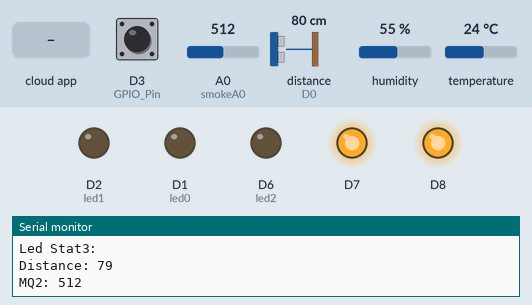
The sketch below on a simulated ESP8266 (NodeMCU). Shown: output pins drawn as LEDs (lit = HIGH), the last lines printed to the serial monitor. Wiring (inferred from the names in the program): ultrasonic range finder: trigger D4; echo D0. The test bench sets the inputs (shaded band); at power-on: D3 (GPIO_Pin) HIGH, A0 (smokeA0) = 512, distance to the obstacle (sensor on D0) 80 cm, humidity 55 %, temperature 24 °C. The echo pulse lasts 58.3 µs per cm; WiFi joins after 1.5 s; servers stay silent unless stated; EEPROM starts erased; the Firebase database answers and starts empty; pins used as bus, display or sensor lines are not drawn.

Above: at 2.8 s.
2.9 s: the phone or cloud app sets ledStat0 to 1
At 3.84 s:
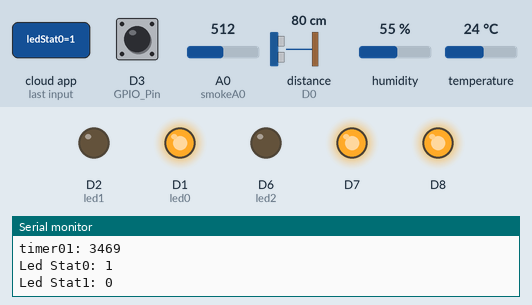
5.5 s: the phone or cloud app sets ledStat1 to 1
At 5.74 s:
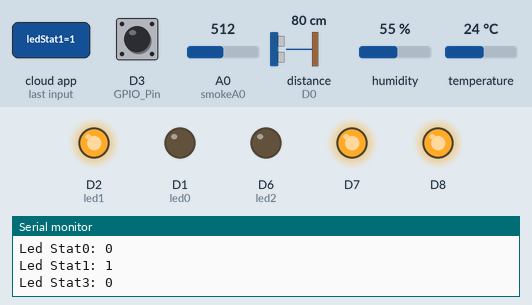
7.3 s: the phone or cloud app sets ledStat3 to 1
At 7.63 s:
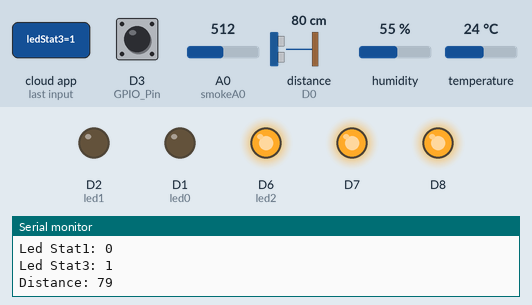
Timing chart, 0 to 10.3 s (numbered marks = the images above; inputs shaded):
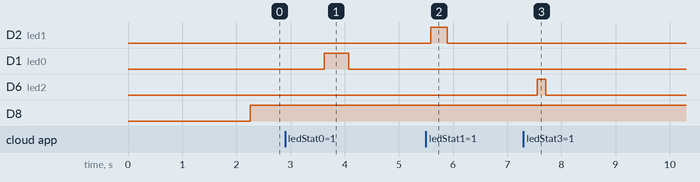

The sketch:

h.a.u.s.EmbeddedCode.ino
```cpp
// ESP8266 library
#include <ESP8266WiFi.h>

// EEPROM library
#include <EEPROM.h>

//------------------Firebase----------------
#include <FirebaseArduino.h>
#define FIREBASE_HOST "************************************"
#define FIREBASE_AUTH "************************************"

//------------------WiFi-------------------
#define WIFI_SSID "*********************"
#define WIFI_PASSWORD "****************"


//----------------dht11-------------------
#include "DHTesp.h"
#define DHTpin D5
DHTesp dht;

//--------------mq2 gaz sensor--------------
const int smokeA0= A0;

//-------------ultrasonic sensor-------------
const int trigPin = 2; //D4
const int echoPin = 16; //D0
long duration;
int distance;


//-------------------LEDS-------------------
const int led0= D1;
const int led1= D2;
const int led2= D6;

//-----------------INTERRUPT-----------------
uint8_t GPIO_Pin=D3;
void ICACHE_RAM_ATTR powerOff() {
    digitalWrite(led0, LOW);
    digitalWrite(led1, LOW);
    digitalWrite(led2, LOW);
    Serial.println("-----------------------Restarting-----------------------");
    Serial.println("Counting down: ");
    int j=6;
    for(int i=0;i<=6;i++){
      Serial.println(j);
      j--;
    delay(1000);
    digitalWrite(D8, HIGH);
      }
}


void setup() {

  Serial.begin(9600);

  //------------EEPROM------------
  EEPROM.begin(512);

  //------------INTERRUPT------------
  attachInterrupt(digitalPinToInterrupt(GPIO_Pin), powerOff, FALLING);

  //------------DHT11----------------
  dht.setup(DHTpin, DHTesp::DHT11);

  //---------mq2 gaz sensor----------
  pinMode(smokeA0, INPUT);

  //--------ultrasonic sensor---------
  pinMode(trigPin, OUTPUT);
  pinMode(echoPin, INPUT);

  //-------------LEDS----------------
  pinMode(led0, OUTPUT);digitalWrite(led0, LOW);
  pinMode(led1, OUTPUT);digitalWrite(led1, LOW);
  pinMode(led2, OUTPUT);digitalWrite(led2, LOW);

//---------------relay--------------
  pinMode(D7, OUTPUT); digitalWrite(D7, HIGH);
  pinMode(D8, OUTPUT); digitalWrite(D8, LOW);

  //----------wifi connection--------
  WiFi.begin(WIFI_SSID, WIFI_PASSWORD);
  Serial.print("connecting");
  while (WiFi.status() != WL_CONNECTED) {
    Serial.print(".");
    delay(500);
  }
  Serial.println();

  //----------Firebase-----------------
  Firebase.begin(FIREBASE_HOST, FIREBASE_AUTH);

 //------------EEPROM---------------
 EEPROM.write(10, 231);
 Serial.println(EEPROM.read(10));

 //--Write EEPROM pass to Firebase--
 Firebase.setInt("EEPROMcode", EEPROM.read(10));
}

int x=1;

void loop() {
//----------------timer-------------------
unsigned long timer01= millis();
unsigned long desiredTime=x*300000;
  //-----------timer------------
  if(timer01>desiredTime){
    morningRoutine();
    x++;
    }
  Serial.println("--------------------------------");

    Serial.print("timer01: ");Serial.println(timer01);

  //LED0
  String ledStat0 = Firebase.getString("ledStat0");
  Serial.print("Led Stat0: "); Serial.println(ledStat0);

  if(ledStat0=="1"){
    digitalWrite(led0, HIGH);
    }
  else if(ledStat0=="0"){
    digitalWrite(led0, LOW);
    }

  //LED1
  String ledStat1 = Firebase.getString("ledStat1");
  Serial.print("Led Stat1: "); Serial.println(ledStat1);
  if(ledStat1=="1"){
    digitalWrite(led1, HIGH);
    }
  else if(ledStat1=="0"){
    digitalWrite(led1, LOW);
    }

  //LED2
  String ledStat3 = Firebase.getString("ledStat3");
  Serial.print("Led Stat3: "); Serial.println(ledStat3);
  if(ledStat3=="1"){
    digitalWrite(led2, HIGH);
    }
  else if(ledStat3=="0"){
    digitalWrite(led2, LOW);
    }

  //-------ultrasonic sensor-------
  digitalWrite(trigPin, LOW); //clearing trigPin
  delayMicroseconds(2);
  digitalWrite(trigPin, HIGH);//activating trigPin
  delayMicroseconds(10);
  digitalWrite(trigPin,LOW);//deactivating trigPin
  duration = pulseIn(echoPin,HIGH);//reading echoPin(travel time of soundwave)
  distance = duration*0.034/2;//calculating distance
  Serial.print("Distance: ");Serial.println(distance);

  if(distance<28){
    Firebase.setString("boxState", "1");
    if(Firebase.failed()){
      Serial.print("setting /boxState failed: ");
      Serial.println(Firebase.error());
    }
    }
   else{
    Firebase.setString("boxState", "0");
    if(Firebase.failed()){
      Serial.print("setting /boxState failed: ");
      Serial.println(Firebase.error());
    }
   }
  //----end of ultrasonic sensor program----

  //------------mq2 sensor------------
  int mq2 = analogRead(smokeA0);
  Serial.print("MQ2: ");Serial.println(mq2);
  if(mq2<350){
    Firebase.setString("mq2", "0");
    if(Firebase.failed()){
      Serial.print("setting /mq2 failed: ");
      Serial.println(Firebase.error());
    }
    }
   else{
    fireProcedure();
    Firebase.setString("mq2", "1");
    if(Firebase.failed()){
      Serial.print("setting /mq2 failed: ");
      Serial.println(Firebase.error());
    }
   }


   //-------------dht11----------------
  float temperature = dht.getTemperature();
  Serial.print("Temp: ");Serial.println(temperature);
    Firebase.setInt("temp", temperature);
    if(Firebase.failed()){
      Serial.print("setting /boxState failed: ");
      Serial.println(Firebase.error());
    }
  float humidity = dht.getHumidity();
  Serial.print("Hum: ");Serial.println(humidity);
    Firebase.setInt("hum", humidity);
    if(Firebase.failed()){
      Serial.print("setting /boxState failed: ");
      Serial.println(Firebase.error());
    }

}

void morningRoutine(){
  Serial.println("--------MORNING ROUTINE--------");
    digitalWrite(D7, LOW);
    digitalWrite(led0, HIGH);
    delay(3000);
    digitalWrite(led0, LOW);
    digitalWrite(led2, HIGH);
    delay(3000);
    digitalWrite(led2, LOW);
    digitalWrite(led1, HIGH);
    delay(3000);
    digitalWrite(D7, HIGH);
  }

void fireProcedure(){

    digitalWrite(D7, HIGH);
    digitalWrite(D8, HIGH);
    digitalWrite(led0, LOW);
    digitalWrite(led1, LOW);
    digitalWrite(led2, LOW);

    Firebase.setString("ledStat0", "0");
    if(Firebase.failed()){
      Serial.print("setting /ledStat0 failed: ");
      Serial.println(Firebase.error());
    }
    Firebase.setString("ledStat1", "0");
    if(Firebase.failed()){
      Serial.print("setting /ledStat1 failed: ");
      Serial.println(Firebase.error());
    }
    Firebase.setString("ledStat2", "0");
    if(Firebase.failed()){
      Serial.print("setting /ledStat2 failed: ");
      Serial.println(Firebase.error());
    }
    Firebase.setString("ledStat3", "0");
    if(Firebase.failed()){
      Serial.print("setting /ledStat3 failed: ");
      Serial.println(Firebase.error());
    }
    Firebase.setString("pump", "0");
    if(Firebase.failed()){
      Serial.print("setting /pump failed: ");
      Serial.println(Firebase.error());
    }
  }
```

Measured:
- after the input at 2.9 s, D1 (led0): LOW → HIGH after 0.72 s, → LOW 0.46 s later
- after the input at 5.5 s, D2 (led1): LOW → HIGH after 0.09 s, → LOW 0.31 s later
- after the input at 7.3 s, D6 (led2): LOW → HIGH after 0.25 s, → LOW 0.16 s later
